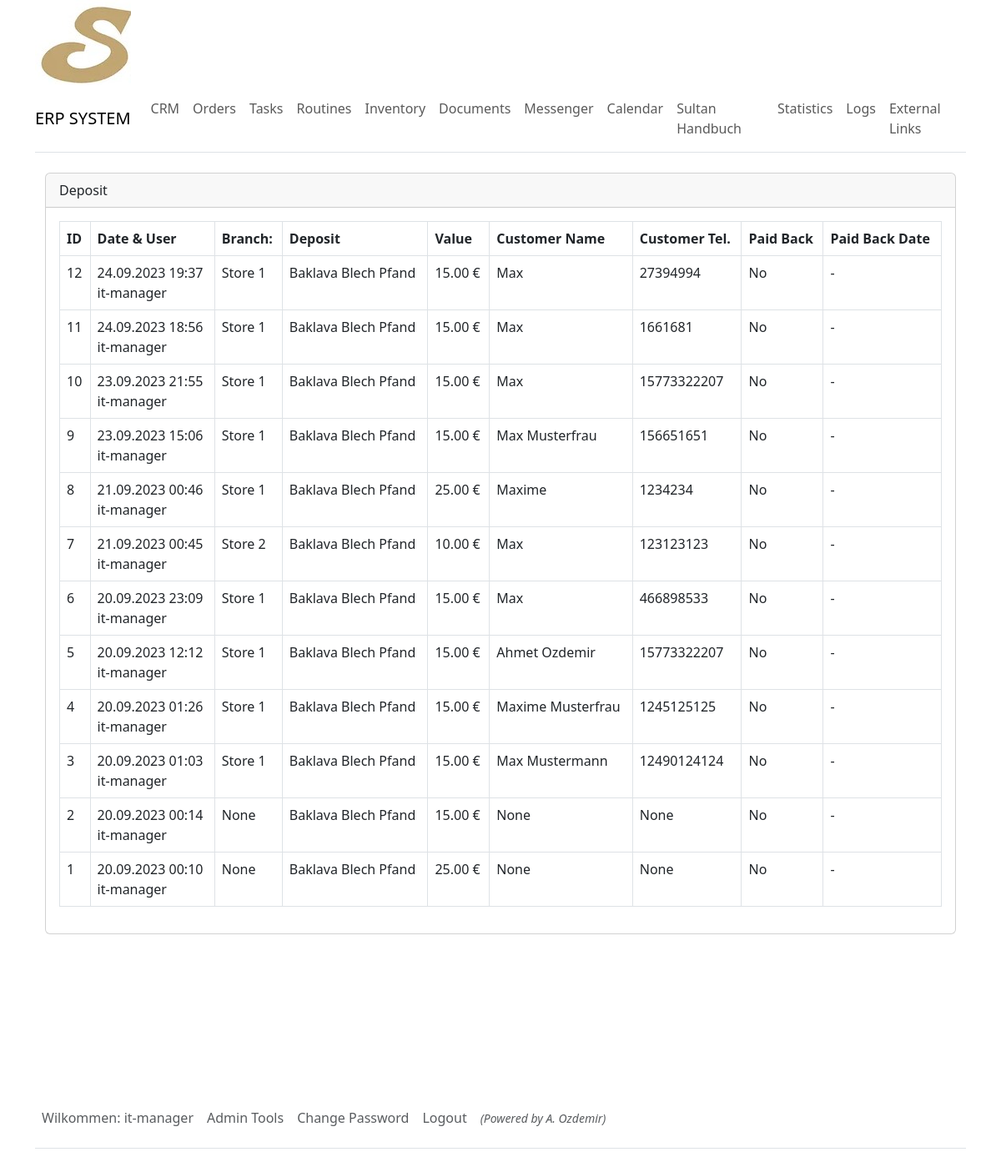
The app's page /deposit-list/ (signed in) with its own data.
### sultanerp/models.py (models this page shows, shortened)
class DynamicText(models.Model):
    title = models.CharField(max_length=255)
    text = models.TextField()

class Deposit(models.Model):
    deposit_object = models.ForeignKey(
        DepositObject, related_name="deposits", on_delete=models.PROTECT) # PROTECT dont want to loose data here because its customers money
    value = models.DecimalField(
        decimal_places=2, blank=True, null=True, max_digits=5)
    timestamp = models.DateTimeField(auto_now_add=True, blank=True, null=True)
    branch = models.ForeignKey(Store, on_delete=models.CASCADE, blank=True, null=True)
    customer_name = models.CharField(max_length=50, blank=True, null=True)
    customer_tel = models.CharField(max_length=50, blank=True, null=True)
    user = models.ForeignKey(User, on_delete=models.SET_NULL, blank=True, null=True)
    paid_back = models.BooleanField(default=False, blank=True, null=True)
    paid_back_date = models.DateField(blank=True, null=True)

class User(AbstractUser):
    first_name = models.CharField(max_length=255)
    last_name = models.CharField(max_length=255)
    personal_nr = models.IntegerField(null=True, blank=True)
    is_active = models.BooleanField(default=True)
    branch = models.ForeignKey(
        Store, on_delete=models.CASCADE, related_name="users", null=True, blank=True)
    user_level = models.ForeignKey(
        Roles, on_delete=models.CASCADE, related_name="users", null=True, blank=True)

class Store(models.Model):
    branchTitle = models.CharField(max_length=50, null=True, blank=True)
    def __str__(self):
        return self.branchTitle

class DepositObject(models.Model):
    deposit = models.CharField(max_length=50, blank=True, null=True)
    value = models.DecimalField(
        decimal_places=2, blank=True, null=True, max_digits=4)

### sultanerp/views.py (the view)
# urls.py: path('deposit-list/', views.deposit_list_view, name='deposit_list'),
@login_required
@staff_member_required
def deposit_list_view(request):
    deposits = Deposit.objects.all().order_by(
        '-timestamp')
    context = {
        'deposits': deposits,
    }
    return render(request, 'deposit/deposit_list.html', context)

### sultanerp/utilities/context_processors.py (called while the page is built)
def dynamic_text_processor(request):
    dynamic_texts_objects = DynamicText.objects.all()
    dynamic_texts_dict = {dt.title: dt for dt in dynamic_texts_objects}
    return {'dynamic_texts': dynamic_texts_dict}

### sultanerp/templates/deposit/deposit_list.html
{% extends "_base.html" %}
{% block content %}
{% include "navbar.html" %}
<div class="container mt-4">
    <div class="card">
        <div class="card-header">
            {{dynamic_texts.deposit.text}}
        </div>
        <div class="card-body">
            <table class="table table-bordered">
                <thead>
                    <tr>
                        <th>ID</th>
                        <th>Date & User</th>
                        <th>{{dynamic_texts.branch.text}}</th>
                        <th>{{dynamic_texts.deposit.text}}</th>
                        <th>Value</th>
                        <th>Customer Name</th>
                        <th>Customer Tel.</th>
                        <th>Paid Back</th>
                        <th>Paid Back Date</th>
                    </tr>
                </thead>
                <tbody>
                    {% for deposit in deposits %}
                    <tr>
                        <td>{{ deposit.id }}</td>
                        <td>
                            {{ deposit.timestamp|date:"d.m.Y H:i" }}<br>
                            <span class="float-right">{{ user.username }}</span>
                        </td>
                        <td>{{ deposit.branch }}</td>
                        <td>{{ deposit.deposit_object.deposit }}</td>
                        <td>{{ deposit.value }} €</td>
                        <td>{{ deposit.customer_name }}</td>
                        <td>{{ deposit.customer_tel }}</td>
                        <td>
                            {% if deposit.paid_back %}
                                Yes
                            {% else %}
                                No
                            {% endif %}
                        </td>
                        <td>
                            {% if deposit.paid_back_date %}
                                {{ deposit.paid_back_date|date:"d.m.Y" }}
                            {% else %}
                                -
                            {% endif %}
                        </td>
                    </tr>
                    {% empty %}
                    <tr>
                        <td colspan="8">No deposits found.</td>
                    </tr>
                    {% endfor %}
                </tbody>
            </table>
        </div>
    </div>
</div>
{% endblock %}

### sultanerp/templates/navbar.html (shortened to what this page needs)
<nav class="navbar navbar-expand-lg navbar-light bg-white border-bottom py-2">
  <a class="navbar-brand font-weight-bold" href="{% url 'dashboard' %}">ERP SYSTEM</a>
  <div class="collapse navbar-collapse" id="navbarNav">
    <ul class="navbar-nav">
      <li class="nav-item active">
        <a class="nav-link" href="{% url 'crm_view' %}">CRM</a>
      </li>
      <li class="nav-item">
        <a class="nav-link" href="{% url 'orders_view' %}">{{dynamic_texts.orders.text}}</a>
      </li>
      <li class="nav-item">
        <a class="nav-link" href="{% url 'task_list' %}">{{dynamic_texts.tasks.text}}</a>
      </li>
      <li class="nav-item">
        <a class="nav-link" href="{% url 'routine_list' %}">{{dynamic_texts.routines.text}}</a>
      </li>
      <li class="nav-item">
        <a class="nav-link" href="{% url 'inventory' %}">{{dynamic_texts.inventory.text}}</a>
      </li>
      <li class="nav-item">
        <a class="nav-link" href="{% url 'documents' %}">{{dynamic_texts.documents.text}}</a>
      </li>
      <li class="nav-item">
        <a class="nav-link" href="{% url 'messenger' %}">{{dynamic_texts.messenger.text}}</a>
      </li>
      <li class="nav-item">
        <a class="nav-link" href="{% url 'calendar' %}">{{dynamic_texts.calendar.text}}</a>
      </li>
      <li class="nav-item border-right">
        <a class="nav-link" href="{% url 'wiki_index' %}">{{dynamic_texts.handbook.text}}</a>
      </li>
      {% if user.is_staff %}
      <li class="nav-item">
        <a class="nav-link" href="{% url 'statistics' %}">{{dynamic_texts.statistics.text}}</a>
      </li>
      <li class="nav-item">
        <a class="nav-link" href="{% url 'logs' %}">{{dynamic_texts.logs.text}}</a>
      </li>
      {% endif %}
      {% if user.user_level.hierarchy < 5 %}
      <li class="nav-item">
        <a class="nav-link" href="{% url 'external_links' %}">{{dynamic_texts.external_links.text}}</a>
      </li>
      {% endif %}
    </ul>
  </div>
</nav>

### sultanerp/templates/_footer.html
{% if user.is_authenticated %}
<div class="container">
    <div style="min-height: 10em;"></div>
    <footer class="py-3 my-4">
        <ul class="nav border-bottom pb-3 mb-3">
            {% if user.is_authenticated %}
                <li class="nav-item">
                    <a class="nav-link px-2 text-muted">{{dynamic_texts.welcome.text}}: {{user.username}}</a>
                </li>
        {% if user.user_level.role == 'admin' %}
                <li class="nav-item">
                    <a class="nav-link px-2 text-muted" href="{% url 'admin_tools' %}">Admin Tools</a>
                </li>
        {% endif %}
                <li class="nav-item">
                    <a class="nav-link px-2 text-muted" href="{% url 'password_change' %}">Change Password</a>
                </li>
                <li class="nav-item">
                    <a class="nav-link px-2 text-muted" href="{% url 'logout' %}">Logout</a>
                </li>
                <li>
                    <a class="nav-link px-2 text-muted" style="font-style: italic;"><small>(Powered by A. Ozdemir)</small</a>
                </li>
            {% else %}
                <li class="nav-item">
                    <a class="nav-link px-2 text-muted" href="{% url 'tools' %}">Login</a>
                </li>
            {% endif %}
        </ul>
    </footer>
</div>
{% endif%}

### records on screen
DynamicText: orders.text "Orders"
DynamicText: tasks.text "Tasks"
DynamicText: routines.text "Routines"
DynamicText: inventory.text "Inventory"
DynamicText: documents.text "Documents"
DynamicText: messenger.text "Messenger"
DynamicText: calendar.text "Calendar"
DynamicText: handbook.text "Sultan Handbuch"
DynamicText: statistics.text "Statistics"
DynamicText: logs.text "Logs"
DynamicText: external_links.text "External Links"
DynamicText: deposit.text "Deposit"
DynamicText: branch.text "Branch:"
Deposit: id "12", timestamp "24.09.2023 19:37", branch "Store 1", deposit_object.deposit "Baklava Blech Pfand", value "15.00", customer_name "Max", customer_tel "27394994", paid_back "No"
User: username "it-manager"
Deposit: id "11", timestamp "24.09.2023 18:56", branch "Store 1", deposit_object.deposit "Baklava Blech Pfand", value "15.00", customer_name "Max", customer_tel "1661681", paid_back "No"
Deposit: id "10", timestamp "23.09.2023 21:55", branch "Store 1", deposit_object.deposit "Baklava Blech Pfand", value "15.00", customer_name "Max", customer_tel "15773322207", paid_back "No"
Deposit: id "9", timestamp "23.09.2023 15:06", branch "Store 1", deposit_object.deposit "Baklava Blech Pfand", value "15.00", customer_name "Max Musterfrau", customer_tel "156651651", paid_back "No"
Deposit: id "8", timestamp "21.09.2023 00:46", branch "Store 1", deposit_object.deposit "Baklava Blech Pfand", value "25.00", customer_name "Maxime", customer_tel "1234234", paid_back "No"
Deposit: id "7", timestamp "21.09.2023 00:45", branch "Store 2", deposit_object.deposit "Baklava Blech Pfand", value "10.00", customer_name "Max", customer_tel "123123123", paid_back "No"
Deposit: id "6", timestamp "20.09.2023 23:09", branch "Store 1", deposit_object.deposit "Baklava Blech Pfand", value "15.00", customer_name "Max", customer_tel "466898533", paid_back "No"
Deposit: id "5", timestamp "20.09.2023 12:12", branch "Store 1", deposit_object.deposit "Baklava Blech Pfand", value "15.00", customer_name "Ahmet Ozdemir", customer_tel "15773322207", paid_back "No"
Deposit: id "4", timestamp "20.09.2023 01:26", branch "Store 1", deposit_object.deposit "Baklava Blech Pfand", value "15.00", customer_name "Maxime Musterfrau", customer_tel "1245125125", paid_back "No"
Deposit: id "3", timestamp "20.09.2023 01:03", branch "Store 1", deposit_object.deposit "Baklava Blech Pfand", value "15.00", customer_name "Max Mustermann", customer_tel "12490124124", paid_back "No"
Deposit: id "2", timestamp "20.09.2023 00:14", branch "None", deposit_object.deposit "Baklava Blech Pfand", value "15.00", customer_name "None", customer_tel "None", paid_back "No"
Deposit: id "1", timestamp "20.09.2023 00:10", branch "None", deposit_object.deposit "Baklava Blech Pfand", value "25.00", customer_name "None", customer_tel "None", paid_back "No"
DynamicText: welcome.text "Wilkommen"
